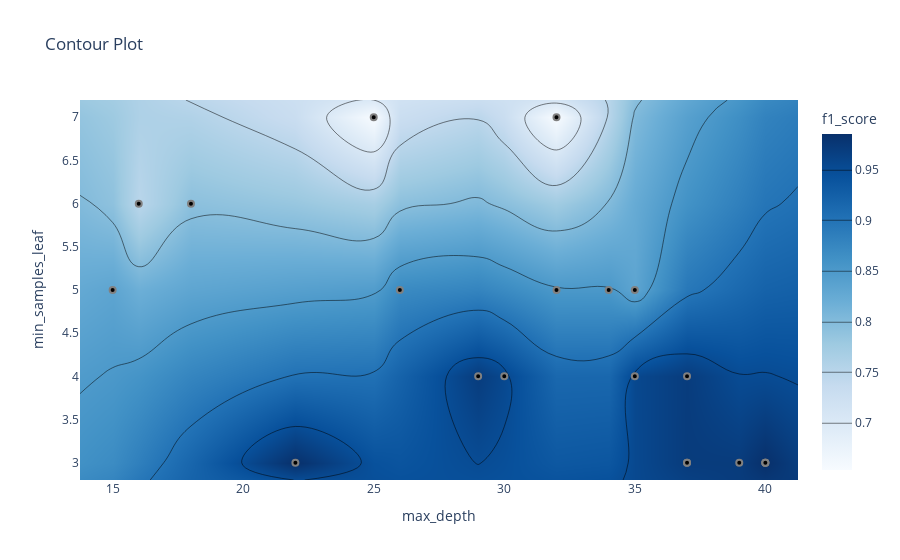

Notebook source saved alongside this figure:
### Code cell
optuna.visualization.plot_contour(study_ranFor, params=["max_depth", "min_samples_leaf"],
                                  target_name="f1_score")

### Figure 1 — Plotly figure (JSON) as saved in the notebook; plotly's stock layout.template omitted (floating-point values rounded to 4 significant figures)
{"data": [{"colorbar": {"title": {"text": "f1_score"}}, "colorscale": [[0, "rgb(247,251,255)"], [0.125, "rgb(222,235,247)"], [0.25, "rgb(198,219,239)"], [0.375, "rgb(158,202,225)"], [0.5, "rgb(107,174,214)"], [0.625, "rgb(66,146,198)"], [0.75, "rgb(33,113,181)"], [0.875, "rgb(8,81,156)"], [1, "rgb(8,48,107)"]], "connectgaps": true, "contours": {"coloring": "heatmap"}, "hoverinfo": "none", "line": {"smoothing": 1.3}, "reversescale": false, "type": "contour", "x": [13.75, 15, 16, 18, 22, 25, 26, 29, 30, 32, 34, 35, 37, 39, 40, 41.25], "y": [2.8, 3, 4, 5, 6, 7, 7.2], "z": [[null, null, null, null, null, null, null, null, null, null, null, null, null, null, null, null], [null, null, null, null, 0.9851, null, null, null, null, null, null, null, 0.9706, 0.9706, 0.9851, null], [null, null, null, null, null, null, null, 0.9697, 0.9552, null, null, 0.9552, 0.9697, null, null, null], [null, 0.8333, null, null, null, null, 0.871, null, null, 0.8525, 0.8525, 0.8333, null, null, null, null], [null, null, 0.75, 0.7931, null, null, null, null, null, null, null, null, null, null, null, null], [null, null, null, null, null, 0.6538, null, null, null, 0.6538, null, null, null, null, null, null], [null, null, null, null, null, null, null, null, null, null, null, null, null, null, null, null]]}, {"marker": {"color": "black", "line": {"color": "Grey", "width": 2}}, "mode": "markers", "showlegend": false, "type": "scatter", "x": [18, 32, 32, 30, 26, 15, 34, 16, 35, 25, 39, 40, 40, 40, 37, 35, 37, 22, 29, 37], "y": [6, 7, 5, 4, 5, 5, 5, 6, 5, 7, 3, 3, 3, 3, 3, 4, 4, 3, 4, 3]}], "layout": {"title": {"text": "Contour Plot"}, "xaxis": {"range": [13.75, 41.25], "title": {"text": "max_depth"}}, "yaxis": {"range": [2.8, 7.2], "title": {"text": "min_samples_leaf"}}}}
